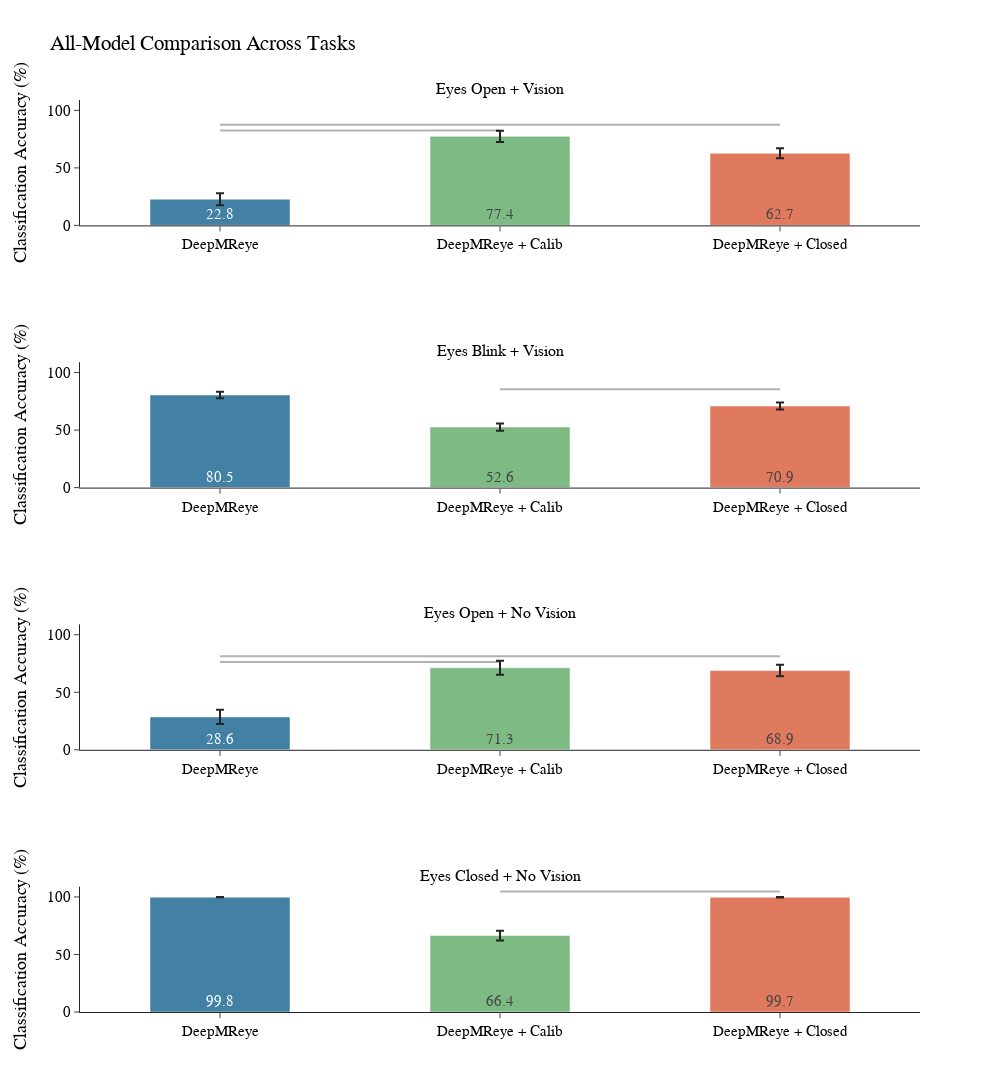

The cell this chart's notebook holds for it:
### Code cell
# ACCURACY COMPARISON PLOTS
import plotly.graph_objects as go
from plotly.subplots import make_subplots
import pandas as pd

# Colors and layout
model_colors = {
    "ptclosed": "#4281A4",   # Blue
    "closed_ftcalib": "#7DBA84",    # Emerald
    "closed": "#E07A5F"    # Rust
}

# Task titles
task_titles = {
    "task_1": "Eyes Open + Vision",
    "task_2": "Eyes Blink + Vision",
    "task_3": "Eyes Open + No Vision",
    "task_4": "Eyes Closed + No Vision"
}

model_name_map = {
    "ptclosed": "DeepMReye",
    "closed_ftcalib": "DeepMReye + Calib",
    "closed": "DeepMReye + Closed"
}

# Create subplot figure: 4 tasks × 1 column
fig = make_subplots(
    rows=4, cols=1,
    subplot_titles=[title for title in task_titles.values()],
    vertical_spacing=0.15
)

task_list = list(task_titles.keys())

for row, task in enumerate(task_list, start=1):
    subset = df_accuracies[df_accuracies["task"] == task]

    means = subset.groupby("model")["accuracy"].mean() * 100
    stderrs = subset.groupby("model")["accuracy"].sem() * 100

    x_vals = [model_name_map[m] for m in ["ptclosed", "closed_ftcalib", "closed"]]
    y_vals = [means.get(m, 0) for m in ["ptclosed", "closed_ftcalib", "closed"]]
    errors = [stderrs.get(m, 0) for m in ["ptclosed", "closed_ftcalib", "closed"]]
    colors = [model_colors[m] for m in ["ptclosed", "closed_ftcalib", "closed"]]

    fig.add_trace(go.Bar(
        x=x_vals,
        y=y_vals,
        error_y=dict(type='data', array=errors),
        text=[f"{v:.1f}" for v in y_vals],
        textposition="inside",
        insidetextanchor="start",
        marker_color=colors,
        width=0.5,
        showlegend=False
    ), row=row, col=1)

    # Significance checks (pairwise)
    model_list = ["ptclosed", "closed_ftcalib", "closed"]
    pair_count = 0  # counter to stagger lines

    for i, model_a in enumerate(model_list):
        for model_b in model_list[i+1:]:
            sig_row = sig_df_acc[
                (sig_df_acc.task == task) &
                (sig_df_acc.model_a == model_a) &
                (sig_df_acc.model_b == model_b)
            ]
            if not sig_row.empty and sig_row.iloc[0].p_value < 0.05:
                max_y = max(y_vals)
                # Stagger lines by pair_count
                line_y = max_y + 5 + pair_count*5
                fig.add_shape(
                    type="line",
                    x0=model_name_map[model_a],
                    x1=model_name_map[model_b],
                    y0=line_y,
                    y1=line_y,
                    line=dict(color="black", width=2),
                    xref=f"x{row}",
                    yref=f"y{row}"
                )
                pair_count += 1  # increment for next line


# Layout
fig.update_layout(
    height=1400,
    width=1000,
    title_text="All-Model Comparison Across Tasks",
    template="simple_white",
    font=dict(family="Helvetica Neue", size=15, color="black")
)

# Standardize axes
for i in range(1, 5):
    fig.update_yaxes(
        range=[0, 109],
        title_text="Classification Accuracy (%)",
        row=i, col=1
    )

fig.show()

### Figure 1 — Plotly figure (JSON) as saved in the notebook; plotly's stock layout.template omitted (floating-point values rounded to 4 significant figures)
{"data": [{"error_y": {"array": [5.234, 4.974, 4.366], "type": "data"}, "insidetextanchor": "start", "marker": {"color": ["#4281A4", "#7DBA84", "#E07A5F"]}, "showlegend": false, "text": ["22.8", "77.4", "62.7"], "textposition": "inside", "type": "bar", "width": 0.5, "x": ["DeepMReye", "DeepMReye + Calib", "DeepMReye + Closed"], "xaxis": "x", "y": [22.8, 77.4, 62.72], "yaxis": "y"}, {"error_y": {"array": [2.851, 3.162, 3.02], "type": "data"}, "insidetextanchor": "start", "marker": {"color": ["#4281A4", "#7DBA84", "#E07A5F"]}, "showlegend": false, "text": ["80.5", "52.6", "70.9"], "textposition": "inside", "type": "bar", "width": 0.5, "x": ["DeepMReye", "DeepMReye + Calib", "DeepMReye + Closed"], "xaxis": "x2", "y": [80.53, 52.64, 70.94], "yaxis": "y2"}, {"error_y": {"array": [6.223, 6.025, 5.041], "type": "data"}, "insidetextanchor": "start", "marker": {"color": ["#4281A4", "#7DBA84", "#E07A5F"]}, "showlegend": false, "text": ["28.6", "71.3", "68.9"], "textposition": "inside", "type": "bar", "width": 0.5, "x": ["DeepMReye", "DeepMReye + Calib", "DeepMReye + Closed"], "xaxis": "x3", "y": [28.57, 71.33, 68.88], "yaxis": "y3"}, {"error_y": {"array": [0.1329, 4.23, 0.1559], "type": "data"}, "insidetextanchor": "start", "marker": {"color": ["#4281A4", "#7DBA84", "#E07A5F"]}, "showlegend": false, "text": ["99.8", "66.4", "99.7"], "textposition": "inside", "type": "bar", "width": 0.5, "x": ["DeepMReye", "DeepMReye + Calib", "DeepMReye + Closed"], "xaxis": "x4", "y": [99.8, 66.44, 99.71], "yaxis": "y4"}], "layout": {"annotations": [{"font": {"size": 16}, "showarrow": false, "text": "Eyes Open + Vision", "x": 0.5, "xanchor": "center", "xref": "paper", "y": 1, "yanchor": "bottom", "yref": "paper"}, {"font": {"size": 16}, "showarrow": false, "text": "Eyes Blink + Vision", "x": 0.5, "xanchor": "center", "xref": "paper", "y": 0.7125, "yanchor": "bottom", "yref": "paper"}, {"font": {"size": 16}, "showarrow": false, "text": "Eyes Open + No Vision", "x": 0.5, "xanchor": "center", "xref": "paper", "y": 0.425, "yanchor": "bottom", "yref": "paper"}, {"font": {"size": 16}, "showarrow": false, "text": "Eyes Closed + No Vision", "x": 0.5, "xanchor": "center", "xref": "paper", "y": 0.1375, "yanchor": "bottom", "yref": "paper"}], "font": {"color": "black", "family": "Helvetica Neue", "size": 15}, "height": 1400, "shapes": [{"line": {"color": "black", "width": 2}, "type": "line", "x0": "DeepMReye", "x1": "DeepMReye + Calib", "xref": "x", "y0": 82.4, "y1": 82.4, "yref": "y"}, {"line": {"color": "black", "width": 2}, "type": "line", "x0": "DeepMReye", "x1": "DeepMReye + Closed", "xref": "x", "y0": 87.4, "y1": 87.4, "yref": "y"}, {"line": {"color": "black", "width": 2}, "type": "line", "x0": "DeepMReye + Calib", "x1": "DeepMReye + Closed", "xref": "x2", "y0": 85.53, "y1": 85.53, "yref": "y2"}, {"line": {"color": "black", "width": 2}, "type": "line", "x0": "DeepMReye", "x1": "DeepMReye + Calib", "xref": "x3", "y0": 76.33, "y1": 76.33, "yref": "y3"}, {"line": {"color": "black", "width": 2}, "type": "line", "x0": "DeepMReye", "x1": "DeepMReye + Closed", "xref": "x3", "y0": 81.33, "y1": 81.33, "yref": "y3"}, {"line": {"color": "black", "width": 2}, "type": "line", "x0": "DeepMReye + Calib", "x1": "DeepMReye + Closed", "xref": "x4", "y0": 104.8, "y1": 104.8, "yref": "y4"}], "title": {"text": "All-Model Comparison Across Tasks"}, "width": 1000, "xaxis": {"anchor": "y", "domain": [0, 1]}, "xaxis2": {"anchor": "y2", "domain": [0, 1]}, "xaxis3": {"anchor": "y3", "domain": [0, 1]}, "xaxis4": {"anchor": "y4", "domain": [0, 1]}, "yaxis": {"anchor": "x", "domain": [0.8625, 1], "range": [0, 109], "title": {"text": "Classification Accuracy (%)"}}, "yaxis2": {"anchor": "x2", "domain": [0.575, 0.7125], "range": [0, 109], "title": {"text": "Classification Accuracy (%)"}}, "yaxis3": {"anchor": "x3", "domain": [0.2875, 0.425], "range": [0, 109], "title": {"text": "Classification Accuracy (%)"}}, "yaxis4": {"anchor": "x4", "domain": [0, 0.1375], "range": [0, 109], "title": {"text": "Classification Accuracy (%)"}}}}
